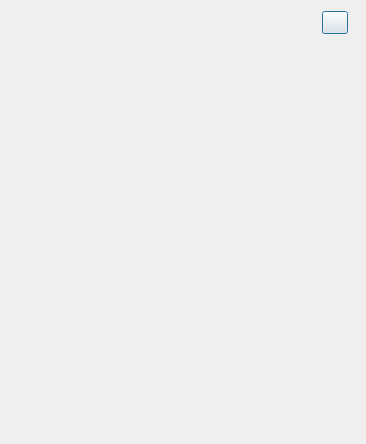
<?xml version="1.0" encoding="UTF-8"?>
<ui version="4.0">
 <class>CABOUT</class>
 <widget class="QDialog" name="CABOUT">
  <property name="geometry">
   <rect>
    <x>0</x>
    <y>0</y>
    <width>366</width>
    <height>444</height>
   </rect>
  </property>
  <property name="windowTitle">
   <string>Dialog</string>
  </property>
  <widget class="QPushButton" name="pushButton">
   <property name="geometry">
    <rect>
     <x>322</x>
     <y>11</y>
     <width>26</width>
     <height>23</height>
    </rect>
   </property>
   <property name="text">
    <string/>
   </property>
  </widget>
 </widget>
 <resources/>
 <connections/>
</ui>
